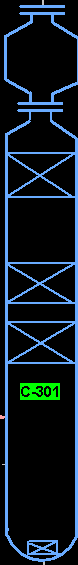
#> input picture tmp/tower.png, 78 x 565 px
$ jupyter execute canny.ipynb   (older library calls are emulated)
#> lines starting #> are read from the running program, lines starting #| are printed output that depends on the picture
#> further down, image is the input picture: shape (565, 78, 3); mean B, G, R 35.5, 26.8, 14.8
[cell 1]
import cv2
import numpy as np

[cell 2]
# 定义点类
class Point:
    def __init__(self, x, y):
        self.x = x
        self.y = y

    # 计算点到点的距离
    def distance_to_point(self, other_point):
        dx = self.x - other_point.x
        dy = self.y - other_point.y
        return np.sqrt(dx * dx + dy * dy)


# 定义线段类
class Line:
    def __init__(self, start_point, end_point):
        self.start_point = start_point
        self.end_point = end_point

    # 计算线段的长度

    def get_length(self):
        dx = self.end_point.x - self.start_point.x
        dy = self.end_point.y - self.start_point.y
        return np.sqrt(dx * dx + dy * dy)

    # 判断两条线段是否相交
    def is_intersecting(self, other_line):
        # 计算两条线段的叉积
        cross_product = (self.end_point.x - self.start_point.x) * (other_line.end_point.y - other_line.start_point.y) - \
                        (self.end_point.y - self.start_point.y) * (other_line.end_point.x - other_line.start_point.x)

        # 如果叉积为 0，则两条线段平行或重叠
        if cross_product == 0:
            return False

        # 判断两条线段是否在同一条直线上
        if (self.start_point.x - other_line.start_point.x) * (self.end_point.y - other_line.end_point.y) == \
                (self.start_point.y - other_line.start_point.y) * (self.end_point.x - other_line.end_point.x):
            return False

        # 判断两条线段的端点是否在彼此的两侧
        return (self.is_on_the_left_side(other_line.start_point) ^ self.is_on_the_left_side(other_line.end_point)) and \
            (other_line.is_on_the_left_side(self.start_point) ^ other_line.is_on_the_left_side(self.end_point))

    # 判断点是否在线段的左侧
    def is_on_the_left_side(self, point):
        return (point.x - self.start_point.x) * (self.end_point.y - self.start_point.y) - \
            (point.y - self.start_point.y) * (self.end_point.x - self.start_point.x) > 0

    # 计算两条线段的交点

    def get_intersection_point(self, other_line):
        # 判断两条线段是否相交
        if not self.is_intersecting(other_line):
            return None

            # 计算两条线段的叉积
        cross_product = (self.end_point.x - self.start_point.x) * (other_line.end_point.y - other_line.start_point.y) - \
                        (self.end_point.y - self.start_point.y) * (other_line.end_point.x - other_line.start_point.x)

        # 计算交点的坐标
        x = ((self.start_point.x * self.end_point.y - self.start_point.y * self.end_point.x) *
             (other_line.end_point.x - other_line.start_point.x) -
             (self.start_point.x - self.end_point.x) *
             (
                     other_line.start_point.x * other_line.end_point.y - other_line.start_point.y * other_line.end_point.x)) / \
            cross_product

        y = ((self.start_point.x * self.end_point.y - self.start_point.y * self.end_point.x) *
             (other_line.end_point.y - other_line.start_point.y) -
             (self.start_point.y - self.end_point.y) *
             (
                     other_line.start_point.x * other_line.end_point.y - other_line.start_point.y * other_line.end_point.x)) / \
            cross_product

        return Point(x, y)

[cell 3]
# 获取某个点的相邻点
def get_neighbors(edges_np, point):
    neighbors = []
    for dx in [-1, 0, 1]:
        for dy in [-1, 0, 1]:
            if dx == 0 and dy == 0:
                continue
            neighbor = Point(point.x + dx, point.y + dy)
            if 0 <= neighbor.x < edges_np.shape[1] and 0 <= neighbor.y < edges_np.shape[0]:
                neighbors.append(neighbor)

    return neighbors


# 删除重复的线段
def remove_duplicate_lines(lines):
    unique_lines = []
    for line in lines:
        if line not in unique_lines:
            unique_lines.append(line)

    return unique_lines


# 删除长度过短的线段
def remove_short_lines(lines):
    short_lines = []
    for line in lines:
        if line.get_length() < 10:
            short_lines.append(line)

    for line in short_lines:
        lines.remove(line)

    return lines


# 合并相邻的线段
def merge_adjacent_lines(lines):
    merged_lines = []
    for line1 in lines:
        if line1 not in merged_lines:
            merged_lines.append(line1)

    for line1 in lines:
        for line2 in lines:
            if line1 != line2 and is_adjacent_lines(line1, line2):
                merged_lines.append(Line(line1.start_point, line2.end_point))

    return merged_lines


# 判断两条线段是否相邻
def is_adjacent_lines(line1, line2):
    # 判断两条线段是否相交
    if line1.is_intersecting(line2):
        # 判断两条线段的交点是否在两条线段的端点附近
        intersection_point = line1.get_intersection_point(line2)
        if (intersection_point.distance_to_point(line1.start_point) < 10 or
                intersection_point.distance_to_point(line1.end_point) < 10 or
                intersection_point.distance_to_point(line2.start_point) < 10 or
                intersection_point.distance_to_point(line2.end_point) < 10):
            return True

    return False

[cell 4]
def get_lines_from_canny_edges(image):
    # 使用 Canny 边缘检测算法对图像进行边缘检测
    edges = cv2.Canny(image, 100, 200)
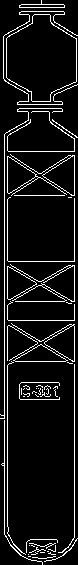
#> edges: shape (565, 78); 8.5% white in thin lines or dots

    # 将 Canny 边缘检测的结果转换为 NumPy 数组
    edges_np = np.array(edges)

    # 提取所有边缘像素点的坐标
    edge_points = []
    for y in range(edges_np.shape[0]):
        for x in range(edges_np.shape[1]):
            if edges_np[y, x] != 0:
                edge_points.append(Point(x, y))

    # 构造线段
    lines = []
    for point in edge_points:
        # 找到与当前点相邻的同一条线段上的所有点
        line_points = []
        for neighbor in get_neighbors(edges_np, point):
            if edges_np[neighbor.y, neighbor.x] != 0:
                line_points.append(neighbor)

        # 将找到的所有点添加到线段中
        if len(line_points) > 1:
            lines.append(Line(point, line_points[-1]))

    # 优化线段
    lines = remove_duplicate_lines(lines)
    # lines = remove_short_lines(lines)
    lines = merge_adjacent_lines(lines)

    return lines

[cell 5]
def show_lines(image, lines):
    # 将线段绘制到图像上
    for line in lines:
        cv2.line(image, line.start_point, line.end_point, (0, 255, 0), 2)

    # 显示图像
    cv2.imshow("Image", image)
    cv2.waitKey(0)

[cell 6]
# 读取待处理的图像
image = cv2.imread("tower.png")

# 获取线段
lines = get_lines_from_canny_edges(image)
print(len(lines))
# 显示结果
show_lines(image, lines)
